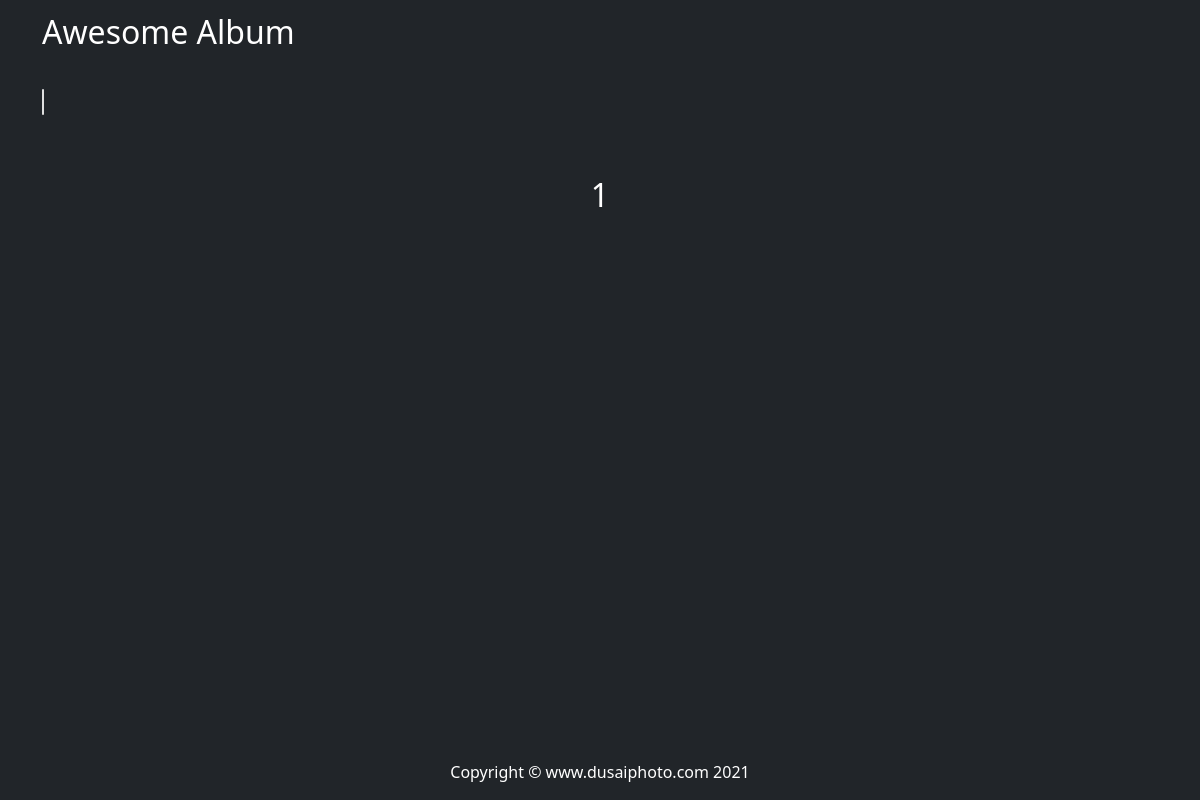
/photo/, run on an earlier commit of the app's database.
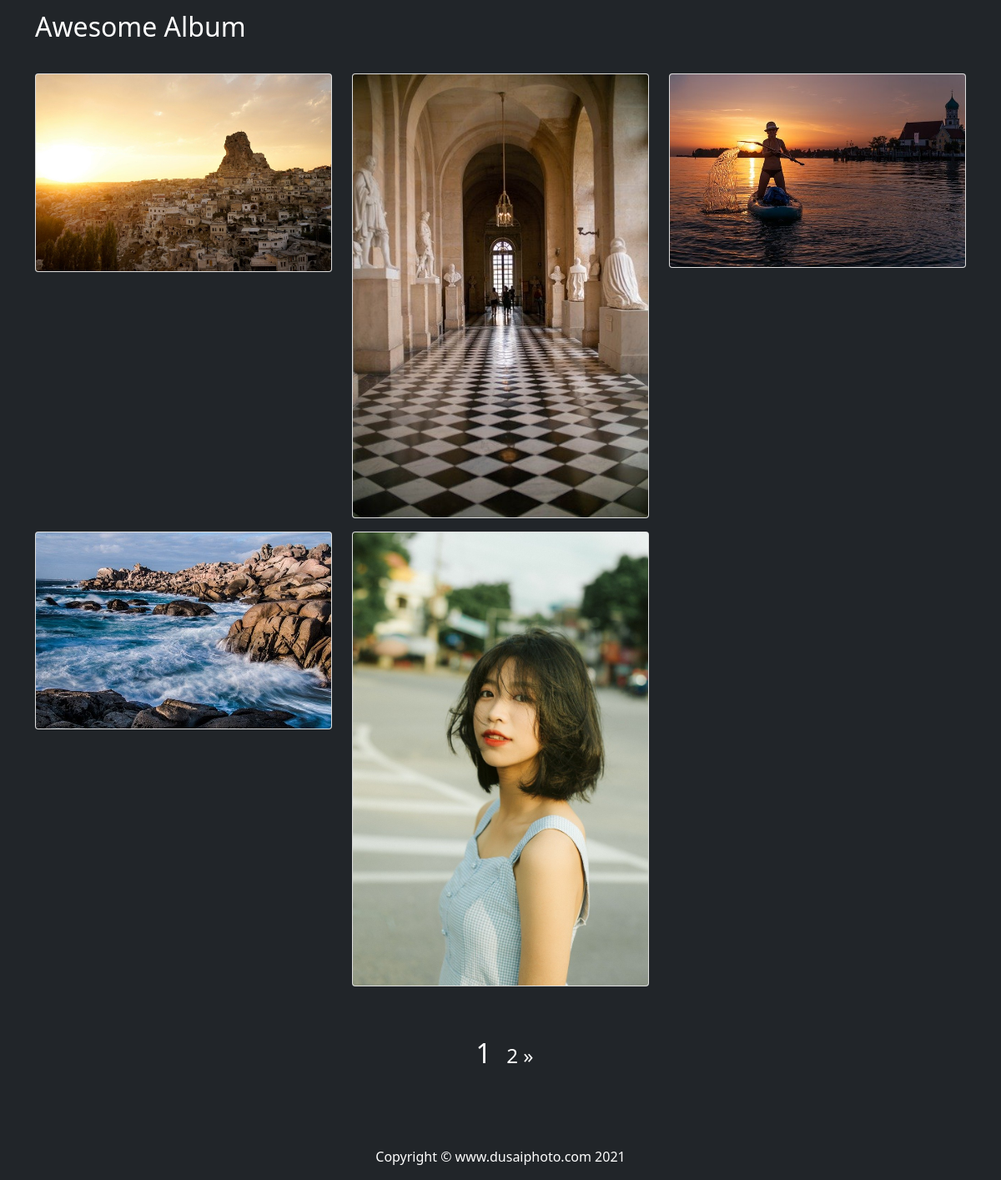
And on a later commit of the database.
### photo/models.py (models this page shows, shortened)
class Photo(models.Model):
    image   = models.ImageField(upload_to='photo/%Y%m%d/')
    created = models.DateTimeField(default=now)
    class Meta:
        ordering = ('-created',)

### photo/views.py (the view, shortened to what this page needs)
# urls.py: path('', home, name='home'),
def home(request):
    photos = Photo.objects.all()
    paginator    = Paginator(photos, 5)
    page_number  = request.GET.get('page')
    paged_photos = paginator.get_page(page_number)
    context = {'photos': paged_photos}
    return render(request, 'photo/list.html', context)

### templates/photo/list.html (shortened to what this page needs)
{% extends "base.html" %}
{% block content %}
    <div class="container py-2">
        <div class="row" data-masonry='{"percentPosition": true}'>
            {% for photo in photos %}
            <div class="col-4 py-2">
                <div class="card hvr-float-shadow">
                    <a
                    href="#"
                    data-bs-toggle="modal"
                    data-bs-target="#photo-{{ photo.id }}"
                    >
                        <img
                        src="{{ photo.image.url }}"
                        alt=""
                        class="card-img"
                        >
                    </a>
                </div>
            </div>
            {% endfor %}
        </div>
        <div class="row justify-content-center py-5">
            <span class="step-links paginator">
                    <span class="current">
                        {{ photos.number }}
                    </span>
                {% if photos.has_next %}
                    <a
                    href="?page={{ photos.next_page_number }}"
                    class="paginator prevnext">
                        {{ photos.next_page_number }}
                    </a>
                    <a
                    href="?page={{ photos.paginator.num_pages }}"
                    class="paginator prevnext">
                        &raquo;
                    </a>
                {% endif %}
            </span>
        </div>
    </div>
{% endblock content %}

### templates/base.html (shortened to what this page needs)
<!DOCTYPE html>
<html>
  <head>
    <link
    href="https://cdn.jsdelivr.net/npm/bootstrap@5.0.2/dist/css/bootstrap.min.css"
    rel="stylesheet"
>
    {% load static %}
    <link rel="stylesheet" href="{% static 'hover.css' %}">
  </head>
  <body>
    {% include 'header.html' %}
    {% block content %}{% endblock content %}
    {% include 'footer.html' %}
  </body>
</html>

### templates/header.html (shortened to what this page needs)
<nav class="navbar navbar-expand navbar-dark bg-dark">
    <div class="container">
        <a
            class="navbar-brand"
            href="#"
            data-bs-toggle="modal"
            data-bs-target="#login"
        >
            <h2>
                Awesome Album
            </h2>
        </a>
    </div>
</nav>

### templates/footer.html
<div><br><br><br></div>
<footer class="py-3 bg-dark fixed-bottom">
    <div class="container">
        <p class="m-0 text-center text-white">
            Copyright &copy; www.dusaiphoto.com 2021
        </p>
    </div>
</footer>

### static/hover.css (style rules this page uses)
.hvr-float-shadow { display: inline-block; vertical-align: middle; -webkit-transform: perspective(1px) translateZ(0); transform: perspective(1px) translateZ(0); box-shadow: 0 0 1px rgba(0, 0, 0, 0); position: relative; -webkit-transition-duration: 0.3s; transition-duration: 0.3s; -webkit-transition-property: transform; transition-property: transform; }
.hvr-float-shadow:before { pointer-events: none; position: absolute; z-index: -1; content: ''; top: 100%; left: 5%; height: 10px; width: 90%; opacity: 0; background: -webkit-radial-gradient(center, ellipse, rgba(0, 0, 0, 0.35) 0%, rgba(0, 0, 0, 0) 80%); background: radial-gradient(ellipse at center, rgba(0, 0, 0, 0.35) 0%, rgba(0, 0, 0, 0) 80%); -webkit-transition-duration: 0.3s; transition-duration: 0.3s; -webkit-transition-property: transform, opacity; transition-property: transform, opacity; }

### templates/photo/list.html (style rules this page uses)
.paginator { color: white; text-align: center; text-decoration: none; }
.prevnext { font-size: x-large; }
.current { font-size: xx-large; padding-left: 10px; padding-right: 10px; }

### templates/base.html (style rules this page uses)
body { background-color:#212529; }

What changed in the data, as far as the page shows it:
added Photo: image (picture)
added Photo: image (picture)
added Photo: image (picture)
added Photo: image (picture)
added Photo: image (picture)
Also different on the page:
{{ photos.next_page_number }}: (not shown) → "2"
